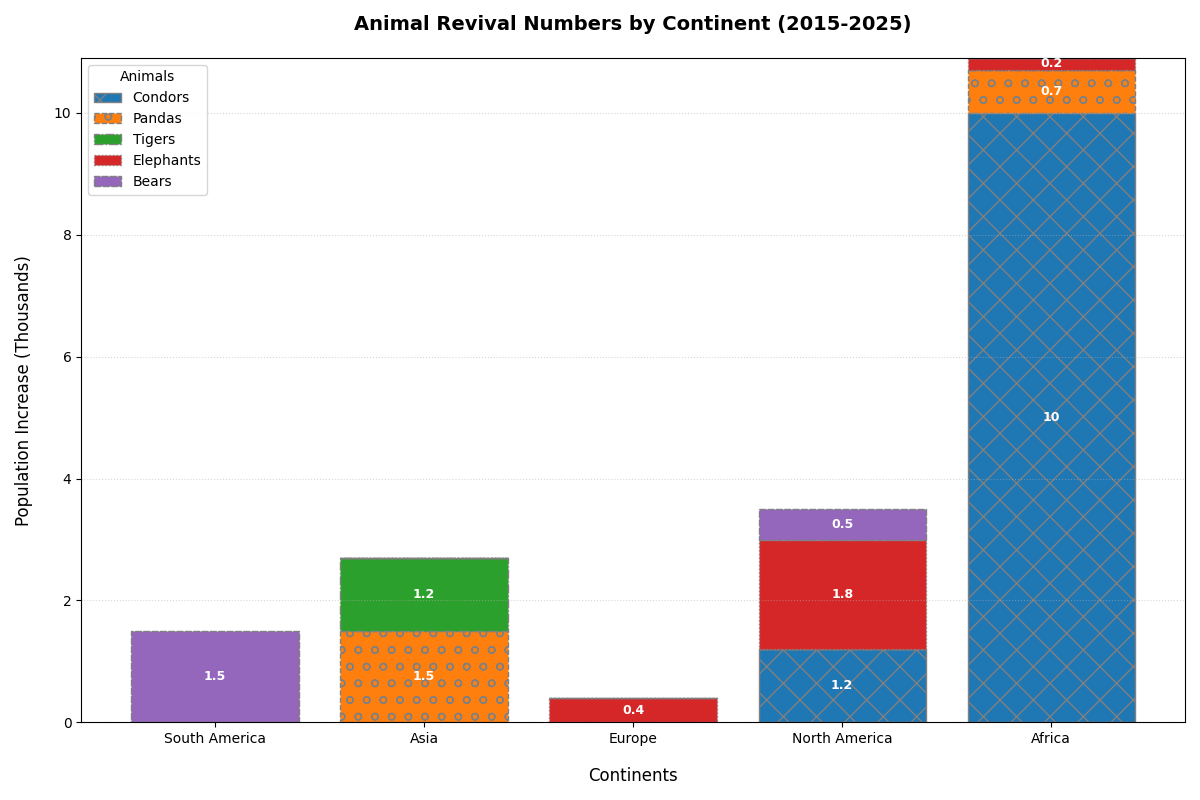

This figure's Python source:
import matplotlib.pyplot as plt
import numpy as np

continents = ['South America', 'Asia', 'Europe', 'North America', 'Africa']
animals = ['Condors', 'Pandas', 'Tigers', 'Elephants', 'Bears']

data = [
    [0, 0, 0, 0, 1.5],
    [0, 1.5, 1.2, 0, 0],
    [0, 0, 0, 0.4, 0],
    [1.2, 0, 0, 1.8, 0.5],
    [10, 0.7, 0, 0.2, 0]
]
data_transposed = np.array(data).T

# Change: Altered color scheme
colors = ['#1f77b4', '#ff7f0e', '#2ca02c', '#d62728', '#9467bd']

fig, ax = plt.subplots(figsize=(12, 8))

bottom_values = np.zeros(len(continents))
# Change: Different marker styles and border properties
markers = ['x', 'o', 's', '^', 'D']  # Different markers
line_styles = ['-', '--', '-.', ':', (0, (5, 1))]  # Different line styles
for idx, (animal_data, color) in enumerate(zip(data_transposed, colors)):
    ax.bar(continents, animal_data, label=animals[idx], color=color, bottom=bottom_values, edgecolor='gray', linestyle=line_styles[idx % len(line_styles)], hatch=markers[idx % len(markers)])
    bottom_values += animal_data

for continent_idx, continent_data in enumerate(data):
    bottom = 0
    for animal_idx, value in enumerate(continent_data):        
        if value > 0:
            ax.text(continent_idx, bottom + value / 2, f'{value}', ha='center', va='center', color='white', fontsize=9, fontweight='bold')
        bottom += value

# Change: Modified chart aesthetic elements
ax.set_title('Animal Revival Numbers by Continent (2015-2025)', fontsize=14, fontweight='bold', pad=20, loc='center')
ax.set_xlabel('Continents', fontsize=12, labelpad=15)
ax.set_ylabel('Population Increase (Thousands)', fontsize=12, labelpad=15)
ax.legend(title='Animals', loc='best')  # Changed legend location
ax.yaxis.grid(True, linestyle=':', alpha=0.5)  # Changed grid style

plt.tight_layout()
plt.show()
